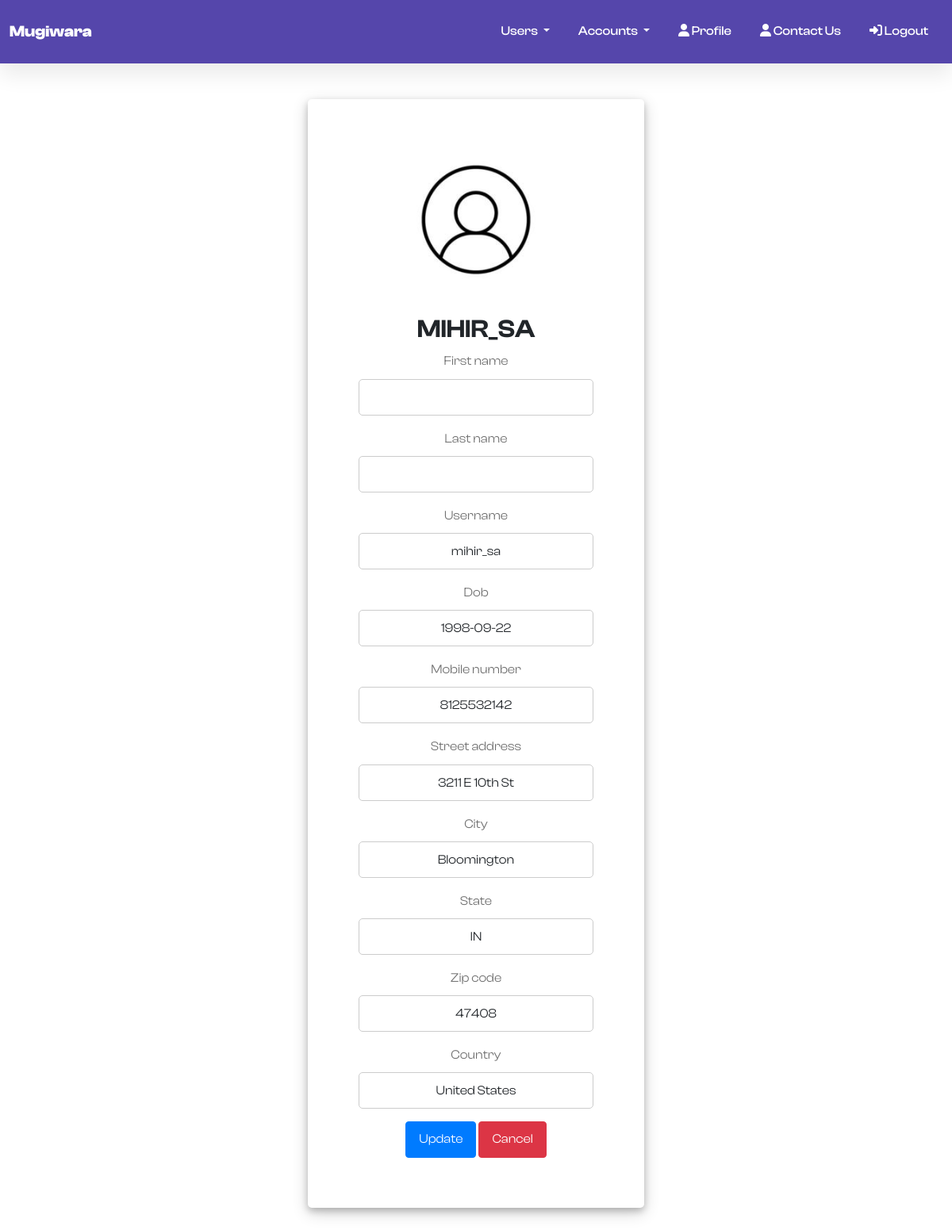
The page /update_profile/ (signed in) on the database its author committed.
### users/models.py (models this page shows, shortened)
class BankingUser(models.Model):
    User_types = {
        'iu_re': 'Regular Employee',
        'iu_sm': 'System Manager',
        'iu_sa': 'System Administrator',
        'eu_cust': 'Customer',
        'eu_mo': 'Merchant/Organization',
    }
    modification_status = {
        'pending': 'Waiting for Approval',
        'rejected': 'Rejected',
        'approved': 'Approved'
    }
    requesting_deletion = {
        'yes': 'Yes',
        'no': 'No'
    }
    user = models.OneToOneField(User, on_delete = models.CASCADE, related_name = 'user')
    usertype = models.CharField(max_length = 256, choices = User_types)
    dob = models.DateField(default = None, blank = True, null = True)
    mobile_number = models.CharField(max_length = 256, default=None, blank=True, null = True)
    street_address = models.CharField(max_length = 512, default=None, blank=True, null = True)
    city = models.CharField(max_length = 128, default=None, blank=True, null = True)
    state = models.CharField(max_length = 128, default=None, blank=True, null = True)
    zip_code = models.CharField(max_length = 10, default=None, blank=True, null = True)
    country = models.CharField(max_length = 256, default=None, blank=True, null = True)
    account_created = models.DateTimeField(auto_now_add = True, null = True)
    user_handler = models.ForeignKey("BankingUser", on_delete = models.CASCADE, related_name = 'internal_user', blank=True, null = True)
    pd_modification_status = models.CharField(max_length = 128, choices = modification_status, blank=True, null = True)
    pd_modified = models.DateTimeField(auto_now = True, blank=True, null = True)
    deletion = models.CharField(max_length = 128, choices = requesting_deletion, blank=True, null = True, default = 'no')
    deletion_status = models.CharField(max_length = 128, choices = modification_status, blank=True, null = True)

### users/views.py (the view)
# urls.py: path('update_profile/', views.request_profile_update, name = 'update-profile'),
@login_required
def request_profile_update(request):
    banking_user_instance = BankingUser.objects.get(user=request.user)
    if request.method == 'POST':
        form = BankingUserUpdateForm(request.POST)
        if form.is_valid():
            print(form.cleaned_data)
            profile_update_requests.append({
                'user': request.user,
                'data': form.cleaned_data,
                'approved': False
            })
            messages.success(request, 'Your update request has been submitted for approval')
        else:
            print(form.errors)
    else:
        initial_data = {
            'first_name': banking_user_instance.user.first_name,
            'last_name': banking_user_instance.user.last_name,
            'username': banking_user_instance.user.username,
            'dob': banking_user_instance.dob,
            'mobile_number': banking_user_instance.mobile_number,
            'street_address': banking_user_instance.street_address,
            'city': banking_user_instance.city,
            'state': banking_user_instance.state,
            'zip_code': banking_user_instance.zip_code,
            'country': banking_user_instance.country,
        }
        form = BankingUserUpdateForm(initial=initial_data)
    context = {
        'form': form,
    }
    return render(request, 'users/profile_update.html', context)

### users/forms.py
class BankingUserUpdateForm(forms.Form):
    choices = {
        'pending': 'Pending',
        'approved': 'Approved',
        'rejected': 'Rejected',
    }
    first_name = forms.CharField(max_length = 256, required = False)
    last_name = forms.CharField(max_length = 256, required = False)
    username = forms.CharField(max_length = 256, required = False)
    dob = forms.DateField(required = False)
    mobile_number = forms.CharField(max_length = 256, required = False)
    street_address = forms.CharField(max_length = 512, required = False)
    city = forms.CharField(max_length = 128, required = False)
    state = forms.CharField(max_length = 128, required = False)
    zip_code = forms.CharField(max_length = 10, required = False)
    country = forms.CharField(max_length = 256, required = False)
    status = forms.ChoiceField(choices = choices, required = False)
    def __init__(self, *args, **kwargs):
        super(BankingUserUpdateForm, self).__init__(*args, **kwargs)
        self.fields['status'] = forms.CharField(initial='pending', widget=forms.HiddenInput())

### users/templates/users/profile_update.html (shortened to what this page needs)
{% extends 'users/base.html' %}
{% load crispy_forms_tags %}
{% block content %}
<!DOCTYPE html>
<html lang="en">
<head>
    <link rel="stylesheet" href="../../static/users/asset/css/profile_update.css">
</head>
<body>
</body>
</html>
<div class="container forget-password">
    <div class="row">
        <div class="col-md-12 col-md-offset-4">
            <div class="panel panel-default">
                <div class="panel-body">
                    <div class="text-center">
                        <img src="../../static/users/asset/images/profile.jpeg" alt="car-key" border="0">
                        <h2 class="text-center text-uppercase">{{ user.username }}</h2>
                        <form id="create_blog" method="POST" enctype="multipart/form-data" class="debit-form">
                            {{ form|crispy }}
                            <button type="submit" class="submit-button">Update</button>
                            <a class="cancel-button" href="{% url 'mugiwara' %}" role="button">Cancel</a>
                        </form>
                    </div>
                </div>
            </div>
        </div>
    </div>
</div>
{% endblock %}

### users/static/users/asset/css/style.css (style rules this page uses)
:root { --c-dark: #212529; --c-brand: #4e57d4; --c-brand-light: #6970dd; --c-brand-rgb: 78, 87, 212; --c-body: #727272; --font-base: "ClashDisplay", sans-serif; --box-shadow: 0px 15px 25px rgba(0,0,0,0.08); --transition: all 0.5s ease; }
body { font-family: var(--font-base); line-height: 1.7; color: var(--c-body); }
h1, h2, h3,h4, h5, h6, .h1, .h2, .h3, .h4, .h5, .h6 { font-weight: 600; color: var(--c-dark); }
a { text-decoration: none; color: var(--c-brand); transition: var(--transition); }
img { max-width: 100%; height: auto; }

### users/static/users/asset/css/profile_update.css (style rules this page uses)
.forget-password .panel-default { padding: 31%; margin-top: -27%; }
.forget-password .panel-body { padding: 15%; margin-bottom: -50%; background: #fff; border-radius: 5px; -webkit-box-shadow: 0 4px 8px 0 rgba(0, 0, 0, 0.2), 0 6px 20px 0 rgba(0, 0, 0, 0.19); }
img { width: 40%; margin-bottom: 10%; }
img { width: 60%; margin-bottom: 10%; }
input[type="text"], input[type="number"], select { width: 100%; padding: 10px; border: 1px solid #ccc; border-radius: 5px; text-align: center; }
.submit-button { background-color: #007bff; color: #fff; border: 1px solid #007bff; padding: 8px 16px; text-align: center; text-decoration: none; display: inline-block; border-radius: 4px; }
.cancel-button { background-color: #dc3545; color: #fff; border: 1px solid #dc3545; padding: 8px 16px; text-align: center; text-decoration: none; display: inline-block; border-radius: 4px; }
.text-uppercase { text-transform: uppercase; }

### rows shown on the page
BankingUser: dob "1998-09-22", mobile_number "8125532142", street_address "3211 E 10th St", city "Bloomington", state "IN", zip_code "47408", country "United States"

### other values the page prints
{{ user.username }} "MIHIR_SA"
